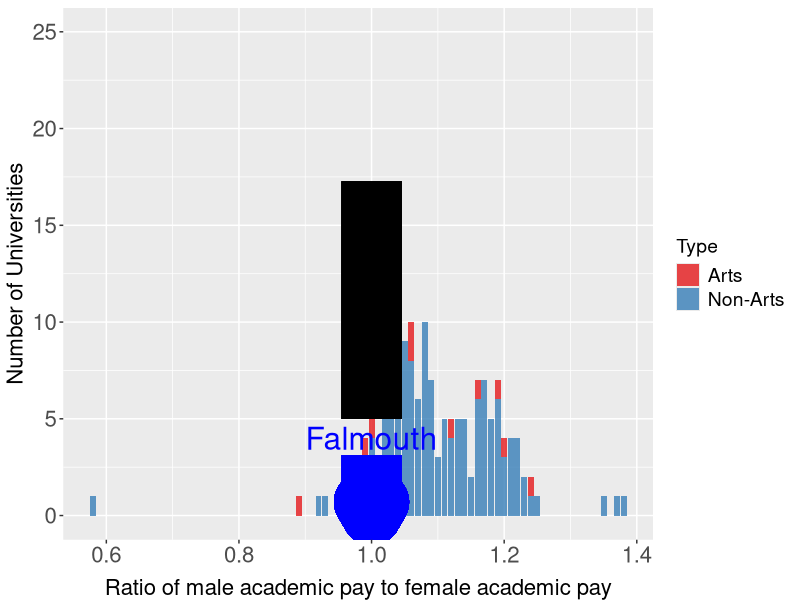

Recreate this plot in R. (Note: this script raises an error after producing the figure.)
library(RColorBrewer)
library(dplyr)
library(ggplot2)
library(grid)

## Data from

## https://docs.google.com/spreadsheets/d/1z4ffKuH6AW0iWIhTMA1RrAjaBziS2LEKzUeUD7FMVx0/edit#gid=2002317430

## read in data

pay<-read.csv("academicPay.csv",stringsAsFactors=FALSE)
str(pay)
pay$Type<-as.factor(pay$Type)

#pay<-subset(pay,mfAcademicPayRatio>0.5)

artsPay<-subset(pay,Type=="Arts")
str(artsPay)

Falmouth.mf.ratio<-subset(pay,University=="Falmouth University")$mfAcademicPayRatio

falmouth<-subset(pay,pay$University=="Falmouth University")


arrange(pay,mfAcademicPayRatio)

pay$dev<-abs(1-pay$mfAcademicPayRatio)

deviance<-data.frame(arrange(pay,dev))
#deviance
write.table(deviance,"deviance.csv",sep=",",row.names=TRUE)

## Plot distribution of pay ratios



png("mfPayRatio.png",width = 600, height = 480)
g<-ggplot(pay,aes(x=mfAcademicPayRatio,fill=Type))+geom_bar(binwidth=0.02,alpha=0.8)+
        scale_fill_brewer(palette="Set1")+
        #coord_flip()+
        #scale_x_reverse()+
        #scale_fill_gradient("Ratio", low = "green", high = "red")+
        #geom_vline(aes(xintercept=Falmouth.mf.ratio),   # Ignore NA values for mean
                   #color="red", linetype="dashed", size=1)+
        labs(x = "Ratio of male academic pay to female academic pay",y = "Number of Universities")+
        geom_segment(aes(x =1.0 , y = 5, xend = 1.0, yend = 25),color="black",linewidth=20,linetype="dashed")+
        annotate("text", x = Falmouth.mf.ratio, y = 4., label = "Falmouth",color="blue",size=8)+
        geom_segment(aes(x = Falmouth.mf.ratio, y = 3.1, xend = Falmouth.mf.ratio, yend = 0),color="blue",linewidth=20, arrow = arrow(type="closed",length = unit(0.4, "cm")))+
        theme(axis.text.x = element_text(size=16),
              axis.text.y=element_text(size=16))+
        theme(axis.title.x = element_text(size=16,vjust=-.5),
              axis.title.y=element_text(size=16,vjust=1.2))+
        theme(legend.text=element_text(size=14),
              legend.title=element_text(size=14));
g;
dev.off()


ggplot(pay,aes(x=deviance,fill=..x..),alpha=0.2)+
        #geom_histogram(binwidth=0.02)+
        geom_histogram(binwidth=0.02,alpha=0.2)+
        scale_fill_gradient("Deviation", low = "green", high = "red")+
        geom_vline(aes(xintercept=0.00),   # Ignore NA values for mean
                   color="red", linetype="dashed", size=1)+
        labs(x = "Deviation from gender parity of pay of all academics",y = "Count")
